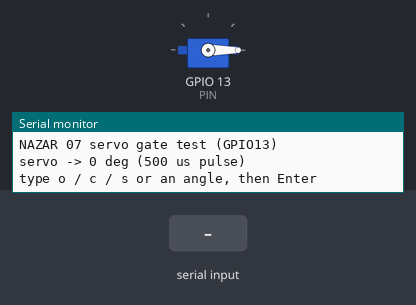
The sketch below on a simulated ESP32. Shown: servo, the last lines printed to the serial monitor. The inputs (shaded band) are chosen by the test bench. Servo pulses on a pin are drawn as a servo (544–2400 µs = 0–180°).

Above: at 1.5 s.
1.6 s: "s\n" received over Serial
At 2.0 s:
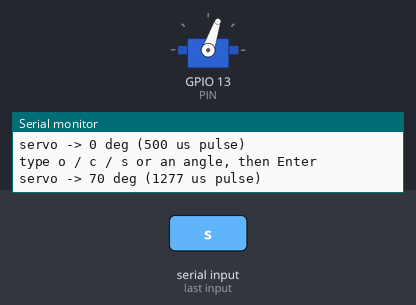
4.6 s: "90,45\n" received over Serial
6.7 s: "30,150\n" received over Serial
At 7.7 s:
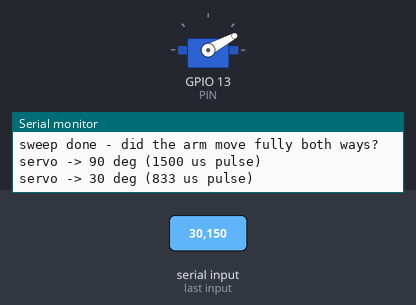
8.2 s: "200\n" received over Serial
At 8.8 s:
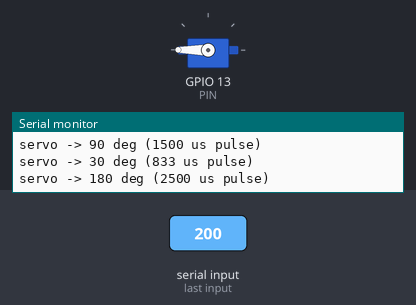
9.7 s: "o\n" received over Serial
At 10.9 s:
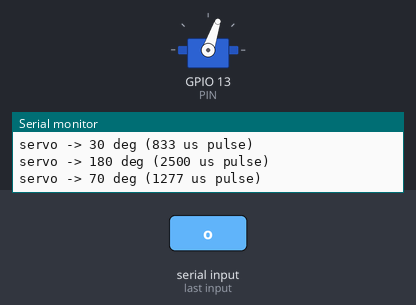
11.2 s: "c\n" received over Serial
At 12.3 s:
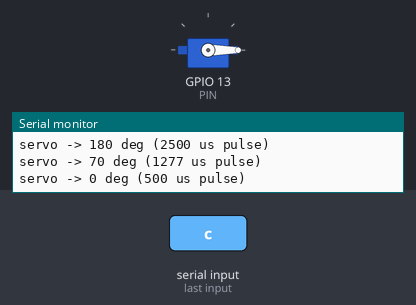
Timing chart, 0 to 13.7 s (numbered marks = the images above; inputs shaded):
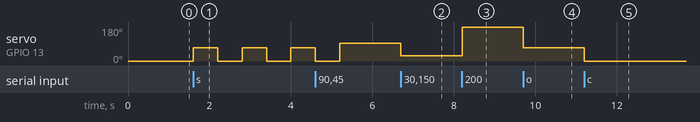

Measured:
- after the input at 1.6 s, servo on GPIO 13 (PIN): alternates 71° for 0.60 s and 0° for 0.60 s, starting at once
- after the input at 6.7 s, servo on GPIO 13 (PIN): 93° → 28° at once
- after the input at 8.2 s, servo on GPIO 13 (PIN): 28° → 180° at once
- after the input at 9.7 s, servo on GPIO 13 (PIN): 180° → 71° at once
- after the input at 11.2 s, servo on GPIO 13 (PIN): 71° → 0° at once

The sketch:

07_servo_gate.ino
```cpp
/*
  NAZAR bring-up 07 - MG996R reject gate (signal GPIO13 through 330 R, servo on the 5.5 V rail)
  50 Hz PWM with ledcAttach (esp32 core 3.x). Commands in Serial Monitor (Newline):
    o  open (70 deg)      c  close (0 deg)      s  sweep open/close 3 times
    <number>  go to that angle, e.g. 45
  Find the right closed / open angles here, then copy them into config.h of nazar_line.
  Jitter or ESP32 resets when the servo moves = servo power too weak or no common GND.
*/
const int PIN = 13;
const int CLOSED = 0, OPEN = 70;
const uint8_t BITS = 14;

void goDeg(int deg) {
  deg = constrain(deg, 0, 180);
  uint32_t us = 500 + (uint32_t)deg * 2000 / 180;          // 500..2500 us
  ledcWrite(PIN, us * ((1UL << BITS) - 1) / 20000);         // 20 ms period
  Serial.printf("servo -> %d deg (%lu us pulse)\n", deg, (unsigned long)us);
}

void setup() {
  Serial.begin(115200);
  delay(300);
  Serial.println("\nNAZAR 07 servo gate test (GPIO13)");
  if (!ledcAttach(PIN, 50, BITS)) Serial.println("FAIL ledcAttach refused GPIO13");
  goDeg(CLOSED);
  Serial.println("type o / c / s or an angle, then Enter");
}

void loop() {
  if (!Serial.available()) return;
  String s = Serial.readStringUntil('\n');
  s.trim();
  if (s == "o") goDeg(OPEN);
  else if (s == "c") goDeg(CLOSED);
  else if (s == "s") {
    for (int i = 0; i < 3; i++) {  // blocking is fine in a bring-up sketch
      goDeg(OPEN);
      delay(600);
      goDeg(CLOSED);
      delay(600);
    }
    Serial.println("sweep done - did the arm move fully both ways?");
  } else if (s.length() && isDigit(s[0])) goDeg(s.toInt());
  else if (s.length()) Serial.println("? use o, c, s or an angle 0-180");
}
```
